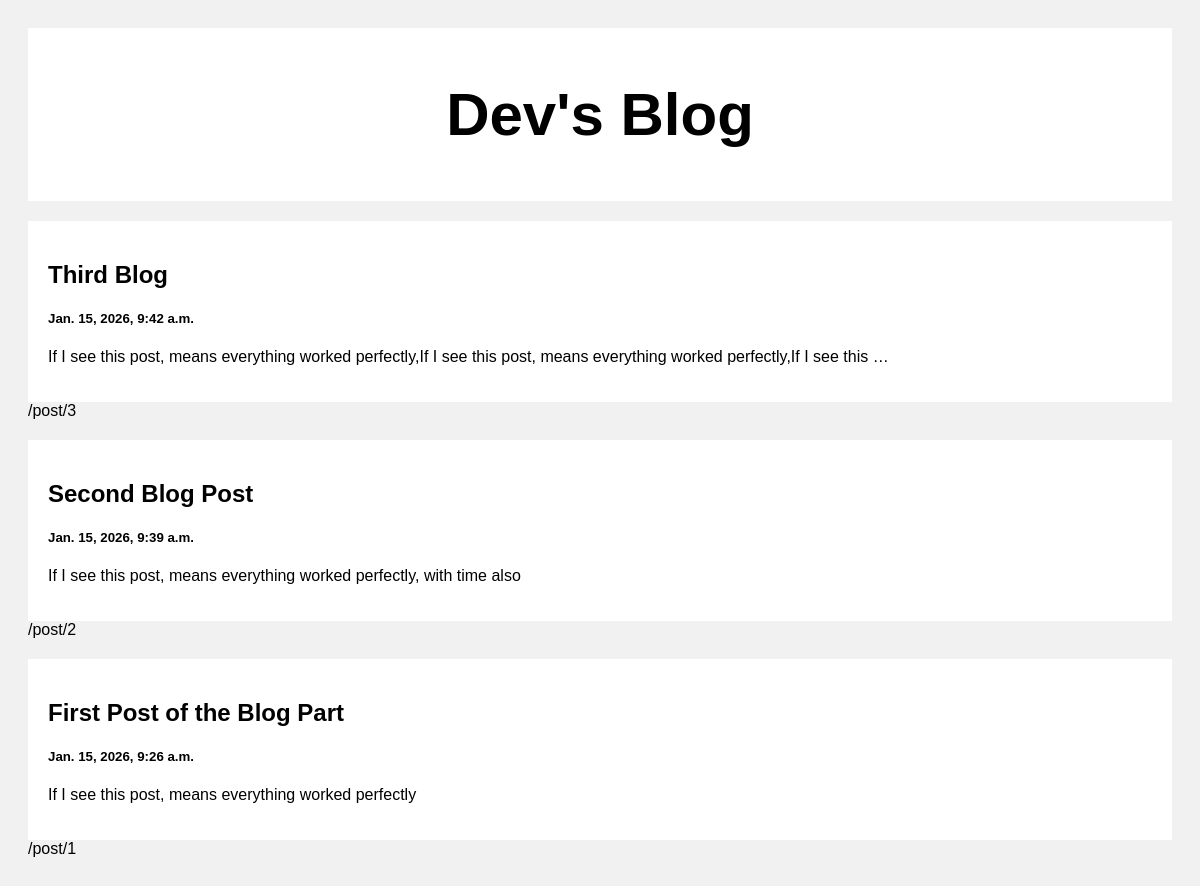
The page / on the database its author committed.
### posts/models.py (models this page shows)
class Posts(models.Model):
    title = models.CharField(max_length=50)
    body = models.CharField(max_length=1000)
    created_at= models.DateTimeField(default=datetime.now, blank=True)

### posts/views.py (the view)
# urls.py: path('', views.index, name='index'),
def index(request):
    posts = Posts.objects.all()
    return render(request, 'index.html', {'posts':posts})

### templates/index.html (shortened to what this page needs)
<!DOCTYPE html>
<html>
<head>
</head>
<body>
<div class="header">
  <h2>Dev's Blog</h2>
</div>
<div class="row">
  <div class="leftcolumn">
    {% for post in posts reversed %}
    <div class="card">
      <a style="text-decoration: none; color: black;" href="/post/{{post.id}}">
        <h2>{{post.title}}</h2>
        <h5>{{post.created_at}}</h5>
        <p>{{post.body|truncatewords:20}}</p>
      </a>
    </div>/post/{{post.id}}
    {% endfor %}
  </div>
</div>
</body>
</html>

### templates/index.html (style rules this page uses)
* { box-sizing: border-box; }
body { font-family: Arial; padding: 20px; background: #f1f1f1; }
.header { padding: 2px; font-size: 40px; text-align: center; background: white; }
.leftcolumn { float: left; width: 100%; }
.card { background-color: white; padding: 20px; margin-top: 20px; }
.row:after { content: ""; display: table; clear: both; }

### rows shown on the page
Posts: title "Third Blog", created_at "Jan. 15, 2026, 9:42 a.m.", body "If I see this post, means everything worked perfectly,If I see this post, means everything worked perfectly,If I see this …", id "3"
Posts: title "Second Blog Post", created_at "Jan. 15, 2026, 9:39 a.m.", body "If I see this post, means everything worked perfectly, with time also", id "2"
Posts: title "First Post of the Blog Part", created_at "Jan. 15, 2026, 9:26 a.m.", body "If I see this post, means everything worked perfectly", id "1"
